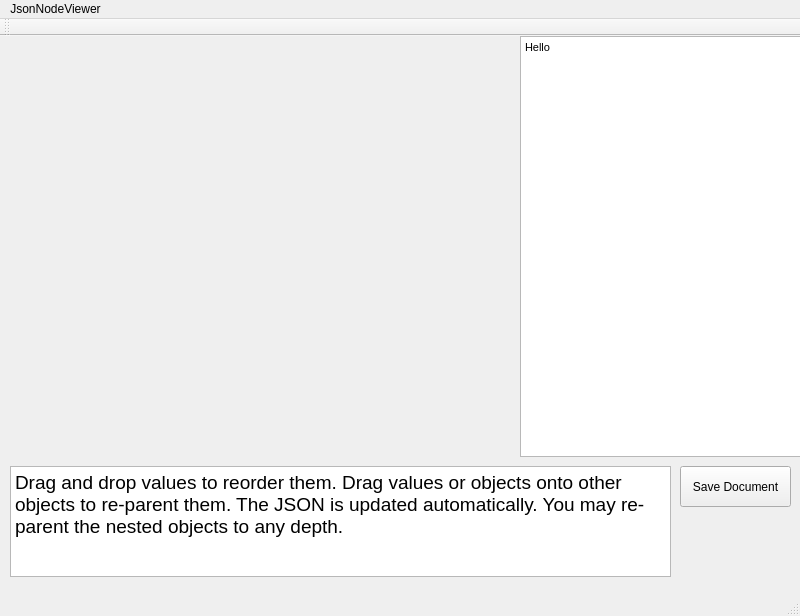
<?xml version="1.0" encoding="UTF-8"?>
<ui version="4.0">
 <class>MainWindow</class>
 <widget class="QMainWindow" name="MainWindow">
  <property name="enabled">
   <bool>true</bool>
  </property>
  <property name="geometry">
   <rect>
    <x>0</x>
    <y>0</y>
    <width>800</width>
    <height>616</height>
   </rect>
  </property>
  <property name="windowTitle">
   <string>JSON Node Viewer</string>
  </property>
  <widget class="QWidget" name="centralWidget">
   <widget class="QPushButton" name="save_document">
    <property name="geometry">
     <rect>
      <x>680</x>
      <y>430</y>
      <width>111</width>
      <height>41</height>
     </rect>
    </property>
    <property name="text">
     <string>Save Document</string>
    </property>
   </widget>
   <widget class="QTextEdit" name="textEdit">
    <property name="geometry">
     <rect>
      <x>520</x>
      <y>0</y>
      <width>281</width>
      <height>421</height>
     </rect>
    </property>
    <property name="html">
     <string>&lt;!DOCTYPE HTML PUBLIC &quot;-//W3C//DTD HTML 4.0//EN&quot; &quot;http://www.w3.org/TR/REC-html40/strict.dtd&quot;&gt;
&lt;html&gt;&lt;head&gt;&lt;meta name=&quot;qrichtext&quot; content=&quot;1&quot; /&gt;&lt;style type=&quot;text/css&quot;&gt;
p, li { white-space: pre-wrap; }
&lt;/style&gt;&lt;/head&gt;&lt;body style=&quot; font-family:'MS Shell Dlg 2'; font-size:8.25pt; font-weight:400; font-style:normal;&quot;&gt;
&lt;p style=&quot; margin-top:0px; margin-bottom:0px; margin-left:0px; margin-right:0px; -qt-block-indent:0; text-indent:0px;&quot;&gt;Hello&lt;/p&gt;&lt;/body&gt;&lt;/html&gt;</string>
    </property>
   </widget>
   <widget class="QTextEdit" name="textEdit_2">
    <property name="geometry">
     <rect>
      <x>10</x>
      <y>430</y>
      <width>661</width>
      <height>111</height>
     </rect>
    </property>
    <property name="html">
     <string>&lt;!DOCTYPE HTML PUBLIC &quot;-//W3C//DTD HTML 4.0//EN&quot; &quot;http://www.w3.org/TR/REC-html40/strict.dtd&quot;&gt;
&lt;html&gt;&lt;head&gt;&lt;meta name=&quot;qrichtext&quot; content=&quot;1&quot; /&gt;&lt;style type=&quot;text/css&quot;&gt;
p, li { white-space: pre-wrap; }
&lt;/style&gt;&lt;/head&gt;&lt;body style=&quot; font-family:'MS Shell Dlg 2'; font-size:8.25pt; font-weight:400; font-style:normal;&quot;&gt;
&lt;p style=&quot; margin-top:0px; margin-bottom:0px; margin-left:0px; margin-right:0px; -qt-block-indent:0; text-indent:0px;&quot;&gt;&lt;span style=&quot; font-size:14pt;&quot;&gt;Drag and drop values to reorder them. Drag values or objects onto other objects to re-parent them. The JSON is updated automatically. You may re-parent the nested objects to any depth.&lt;/span&gt;&lt;/p&gt;&lt;/body&gt;&lt;/html&gt;</string>
    </property>
   </widget>
  </widget>
  <widget class="QMenuBar" name="menuBar">
   <property name="geometry">
    <rect>
     <x>0</x>
     <y>0</y>
     <width>800</width>
     <height>18</height>
    </rect>
   </property>
   <widget class="QMenu" name="menuJsonNodeViewer">
    <property name="title">
     <string>JsonNodeViewer</string>
    </property>
    <addaction name="actionItem"/>
   </widget>
   <addaction name="menuJsonNodeViewer"/>
  </widget>
  <widget class="QToolBar" name="mainToolBar">
   <attribute name="toolBarArea">
    <enum>TopToolBarArea</enum>
   </attribute>
   <attribute name="toolBarBreak">
    <bool>false</bool>
   </attribute>
  </widget>
  <widget class="QStatusBar" name="statusBar"/>
  <action name="actionItem">
   <property name="text">
    <string>Item</string>
   </property>
  </action>
 </widget>
 <layoutdefault spacing="6" margin="11"/>
 <resources/>
 <connections/>
</ui>
